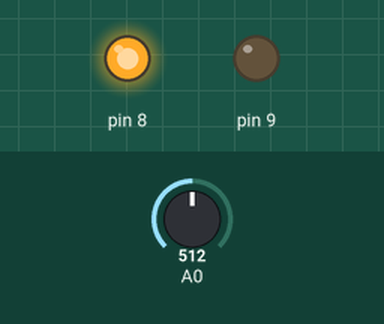
This sketch was run on a simulated Arduino Uno, built with avr-gcc and run on an emulated ATmega328P. Shown: output pins drawn as LEDs (lit = HIGH). The inputs (shaded band) are chosen by the test bench; at power-on: A0 = 512.

Above: at 1.2 s.
1.3 s: A0 set to 44
2.8 s: A0 set to 41
At 3.4 s:
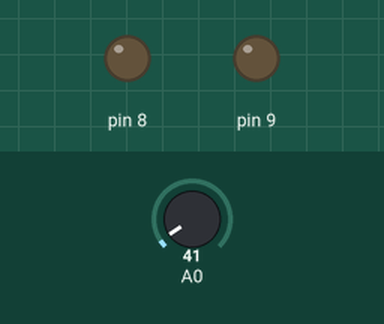
4.3 s: A0 set to 10
At 5.5 s:
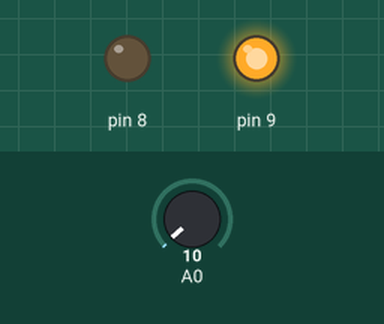
5.8 s: A0 set to 122
At 6.9 s:
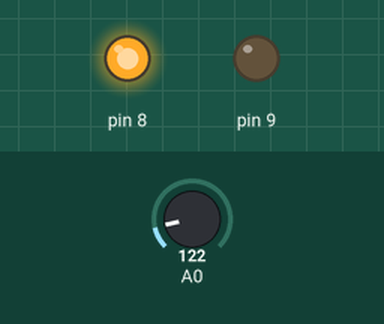
7.3 s: A0 set to 0
At 8.0 s:
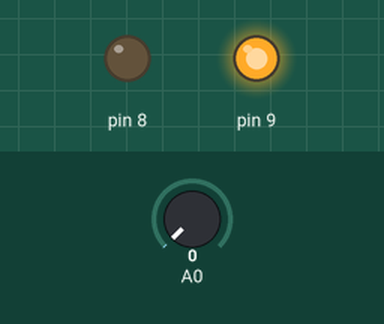
Timing chart, 0 to 9.8 s (numbered marks = the images above; inputs shaded):
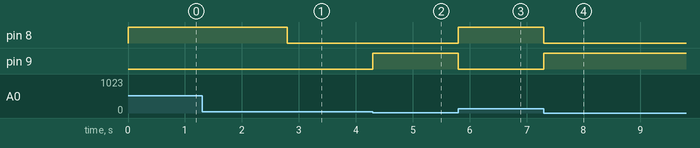

Measured:
- the behaviour switches between 42 and 41 on A0 (found by bisection; images 0 and 1)
- after the input at 1.3 s, every drawn part: stays the same
- after the input at 2.8 s, pin 8: HIGH → LOW at once
- after the input at 4.3 s, pin 9: LOW → HIGH at once
- after the input at 5.8 s, pin 8: LOW → HIGH at once; pin 9: HIGH → LOW at once
- after the input at 7.3 s, pin 8: HIGH → LOW at once; pin 9: LOW → HIGH at once

The sketch:

motor_w_lamp.ino
```cpp
void setup ()
{
pinMode (8 , OUTPUT);
pinMode (9 , OUTPUT);
pinMode (A0 , INPUT);
}
void loop () {
  int x ;
  int y;
  x = analogRead(A0);
  y=x/2;
  if (y > 20)
  {
    digitalWrite (8 , 1);
    digitalWrite (9 , 0);
  }
   else if (y < 20)
  {
    digitalWrite (8 , 0);
    digitalWrite (9 , 1);
  }
  else
   {
    digitalWrite (8 , 0);
    digitalWrite (9 , 0);
  }
}
```
